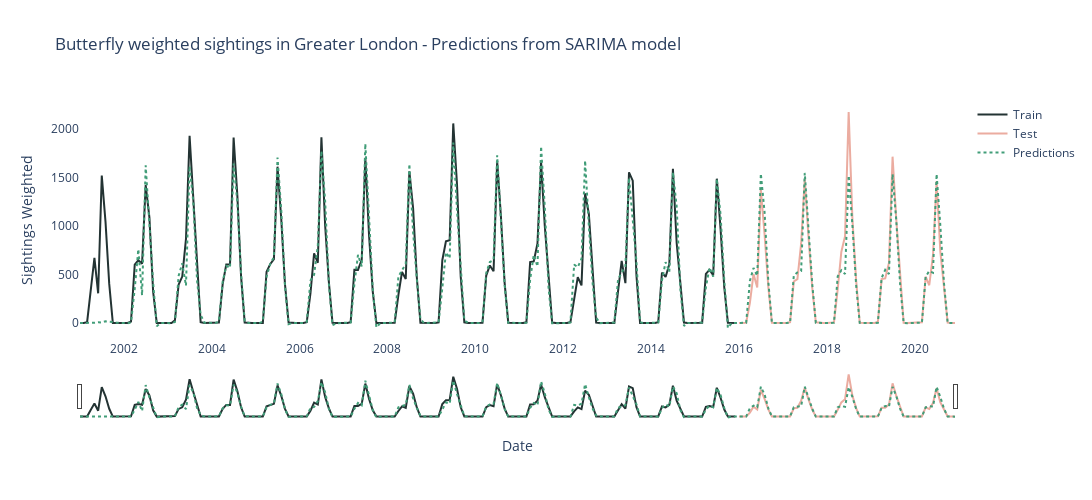

Notebook source saved alongside this figure:
### Code cell
# Plotting True values and Predictions
fig = go.Figure()
fig.add_trace(go.Scatter(x=train.index, y=train, mode='lines', line=dict(color='#233333'), name="Train"))
fig.add_trace(go.Scatter(x=test.index, y=test, mode='lines', line=dict(color='#EBACA0'), name="Test"))
fig.add_trace(go.Scatter(x=predictions.index, y=predictions, mode='lines', line_dash='dot', 
                         line=dict(color='#419D78'), name="Predictions"))

fig.update_xaxes(rangeslider_visible=True)

fig.update_layout(yaxis_title="Sightings Weighted", xaxis_title="Date", 
                  title="Butterfly weighted sightings in Greater London - Predictions from SARIMA model",
                  width=1150, height=500, plot_bgcolor='white', showlegend=True)
fig.show()

### Figure 1 — Plotly figure (JSON) as saved in the notebook; plotly's stock layout.template omitted (floating-point values rounded to 4 significant figures; data arrays with more than 128 entries replaced by an {"elided": "..."} marker saying what was removed)
{"data": [{"line": {"color": "#233333"}, "mode": "lines", "name": "Train", "type": "scatter", "x": {"elided": "180 str values"}, "y": {"elided": "180 float values"}}, {"line": {"color": "#EBACA0"}, "mode": "lines", "name": "Test", "type": "scatter", "x": ["2016-01-01T00:00:00", "2016-02-01T00:00:00", "2016-03-01T00:00:00", "2016-04-01T00:00:00", "2016-05-01T00:00:00", "2016-06-01T00:00:00", "2016-07-01T00:00:00", "2016-08-01T00:00:00", "2016-09-01T00:00:00", "2016-10-01T00:00:00", "2016-11-01T00:00:00", "2016-12-01T00:00:00", "2017-01-01T00:00:00", "2017-02-01T00:00:00", "2017-03-01T00:00:00", "2017-04-01T00:00:00", "2017-05-01T00:00:00", "2017-06-01T00:00:00", "2017-07-01T00:00:00", "2017-08-01T00:00:00", "2017-09-01T00:00:00", "2017-10-01T00:00:00", "2017-11-01T00:00:00", "2017-12-01T00:00:00", "2018-01-01T00:00:00", "2018-02-01T00:00:00", "2018-03-01T00:00:00", "2018-04-01T00:00:00", "2018-05-01T00:00:00", "2018-06-01T00:00:00", "2018-07-01T00:00:00", "2018-08-01T00:00:00", "2018-09-01T00:00:00", "2018-10-01T00:00:00", "2018-11-01T00:00:00", "2018-12-01T00:00:00", "2019-01-01T00:00:00", "2019-02-01T00:00:00", "2019-03-01T00:00:00", "2019-04-01T00:00:00", "2019-05-01T00:00:00", "2019-06-01T00:00:00", "2019-07-01T00:00:00", "2019-08-01T00:00:00", "2019-09-01T00:00:00", "2019-10-01T00:00:00", "2019-11-01T00:00:00", "2019-12-01T00:00:00", "2020-01-01T00:00:00", "2020-02-01T00:00:00", "2020-03-01T00:00:00", "2020-04-01T00:00:00", "2020-05-01T00:00:00", "2020-06-01T00:00:00", "2020-07-01T00:00:00", "2020-08-01T00:00:00", "2020-09-01T00:00:00", "2020-10-01T00:00:00", "2020-11-01T00:00:00", "2020-12-01T00:00:00"], "y": [0, 0, 3.15, 208.1, 505.3, 366.0, 1376.0, 912.2, 372.5, 3.53, 0, 0, 0, 0, 9, 427.8, 451.7, 819.4, 1485.0, 889.9, 365.8, 8.16, 0, 0, 0, 0, 6.31, 349.4, 732.2, 894.5, 2173.0, 1080.0, 441.3, 3.21, 0, 0, 0, 0, 11.7, 453.0, 459.3, 619.3, 1713.0, 1063.0, 467.4, 3.19, 0, 0, 0, 0, 7, 478.7, 389.1, 698.3, 1463.0, 738.3, 346.0, 4, 0, 0]}, {"line": {"color": "#419D78", "dash": "dot"}, "mode": "lines", "name": "Predictions", "type": "scatter", "x": {"elided": "240 str values"}, "y": {"elided": "240 float values"}}], "layout": {"height": 500, "plot_bgcolor": "white", "showlegend": true, "title": {"text": "Butterfly weighted sightings in Greater London - Predictions from SARIMA model"}, "width": 1150, "xaxis": {"autorange": true, "range": ["2001-01-01", "2020-12-01"], "rangeslider": {"autorange": true, "range": ["2001-01-01", "2020-12-01"], "visible": true, "yaxis": {"_template": null, "rangemode": "match"}}, "title": {"text": "Date"}, "type": "date"}, "yaxis": {"autorange": true, "range": [-174.8, 2297.0], "title": {"text": "Sightings Weighted"}, "type": "linear"}}}
